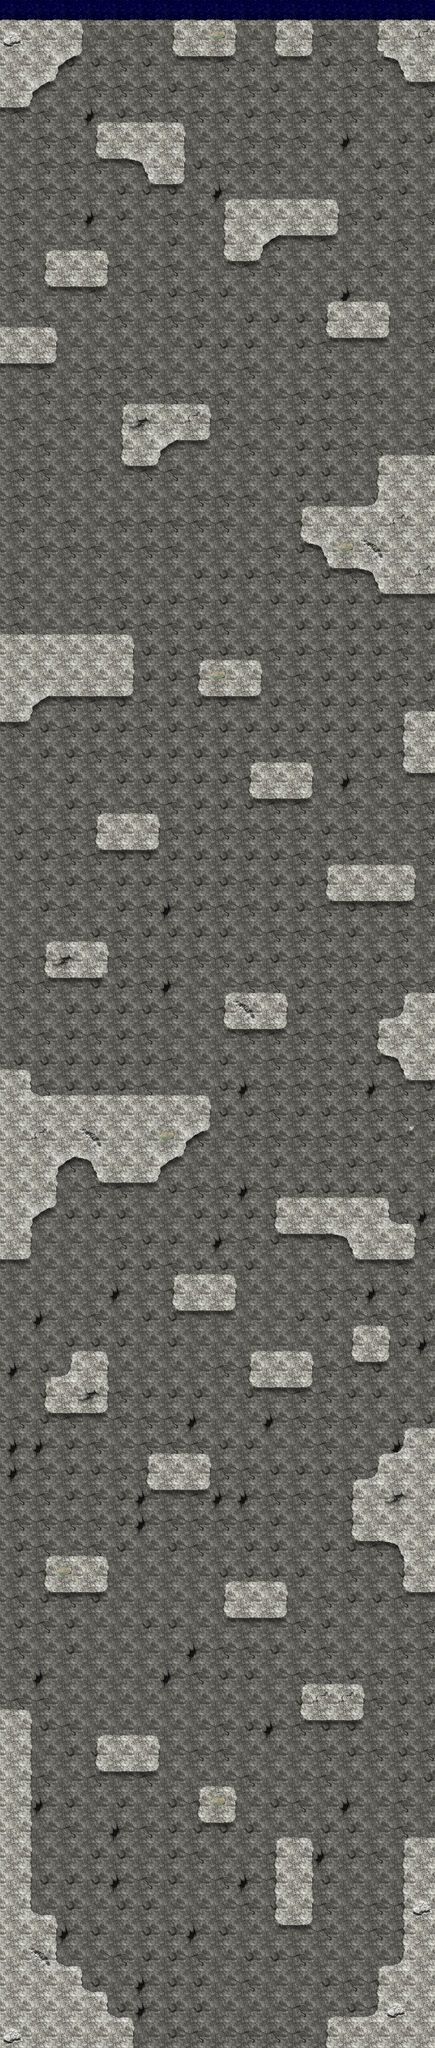

Tiled map render using the project's own tile images. Description and the map definition, with tile-layer contents summarised, below:
An orthogonal 17x80 tile map with 128x128 px tiles, 4 tile layers (background, obstacles, top, decoration).

<map version="1.0" orientation="orthogonal" width="17" height="80" tilewidth="128" tileheight="128">
 <tileset firstgid="1" name="tiles" tilewidth="128" tileheight="128">
  <image source="tiles.png" width="768" height="512" />
 </tileset>
 <layer name="background" width="17" height="80">
  <data>[1360 cells, 1360 non-empty, 5 distinct tile ids]</data>
 </layer>
 <layer name="obstacles" width="17" height="80">
  <data>[1360 cells, 176 non-empty, 6 distinct tile ids]</data>
 </layer>
 <layer name="top" width="17" height="80">
  <data>[1360 cells, 9 non-empty, 1 distinct tile ids]</data>
 </layer>
 <layer name="decoration" width="17" height="80">
  <data>[1360 cells, 416 non-empty, 12 distinct tile ids]</data>
 </layer>
</map>
